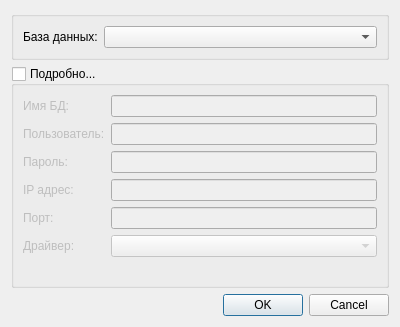
<?xml version="1.0" encoding="UTF-8"?>
<ui version="4.0">
 <class>OpenDBDialog</class>
 <widget class="QDialog" name="OpenDBDialog">
  <property name="windowModality">
   <enum>Qt::WindowModal</enum>
  </property>
  <property name="geometry">
   <rect>
    <x>0</x>
    <y>0</y>
    <width>400</width>
    <height>327</height>
   </rect>
  </property>
  <property name="sizePolicy">
   <sizepolicy hsizetype="Fixed" vsizetype="Fixed">
    <horstretch>0</horstretch>
    <verstretch>0</verstretch>
   </sizepolicy>
  </property>
  <property name="minimumSize">
   <size>
    <width>400</width>
    <height>327</height>
   </size>
  </property>
  <property name="maximumSize">
   <size>
    <width>400</width>
    <height>327</height>
   </size>
  </property>
  <property name="windowTitle">
   <string>Открыть БД</string>
  </property>
  <property name="modal">
   <bool>true</bool>
  </property>
  <layout class="QVBoxLayout" name="verticalLayout">
   <item>
    <widget class="QGroupBox" name="groupBoxSimple">
     <property name="sizePolicy">
      <sizepolicy hsizetype="Preferred" vsizetype="Fixed">
       <horstretch>0</horstretch>
       <verstretch>0</verstretch>
      </sizepolicy>
     </property>
     <property name="title">
      <string/>
     </property>
     <layout class="QFormLayout" name="formLayout">
      <item row="0" column="0">
       <widget class="QLabel" name="labelHost">
        <property name="text">
         <string>База данных:</string>
        </property>
       </widget>
      </item>
      <item row="0" column="1">
       <widget class="QComboBox" name="editHost"/>
      </item>
     </layout>
    </widget>
   </item>
   <item>
    <widget class="QGroupBox" name="groupBoxAdvanced">
     <property name="title">
      <string>Подробно...</string>
     </property>
     <property name="checkable">
      <bool>true</bool>
     </property>
     <property name="checked">
      <bool>false</bool>
     </property>
     <layout class="QFormLayout" name="formLayout_2">
      <item row="0" column="0">
       <widget class="QLabel" name="labelName">
        <property name="text">
         <string>Имя БД:</string>
        </property>
       </widget>
      </item>
      <item row="0" column="1">
       <widget class="QLineEdit" name="editName"/>
      </item>
      <item row="1" column="0">
       <widget class="QLabel" name="labelUser">
        <property name="text">
         <string>Пользователь:</string>
        </property>
       </widget>
      </item>
      <item row="1" column="1">
       <widget class="QLineEdit" name="editUser"/>
      </item>
      <item row="2" column="0">
       <widget class="QLabel" name="labelPassword">
        <property name="text">
         <string>Пароль:</string>
        </property>
       </widget>
      </item>
      <item row="2" column="1">
       <widget class="QLineEdit" name="editPassword"/>
      </item>
      <item row="4" column="0">
       <widget class="QLabel" name="labelPort">
        <property name="text">
         <string>Порт:</string>
        </property>
       </widget>
      </item>
      <item row="4" column="1">
       <widget class="QLineEdit" name="editPort"/>
      </item>
      <item row="3" column="1">
       <widget class="QLineEdit" name="editIP"/>
      </item>
      <item row="3" column="0">
       <widget class="QLabel" name="labelIP">
        <property name="text">
         <string>IP адрес:</string>
        </property>
       </widget>
      </item>
      <item row="5" column="0">
       <widget class="QLabel" name="labelDriver">
        <property name="text">
         <string>Драйвер:</string>
        </property>
       </widget>
      </item>
      <item row="5" column="1">
       <widget class="QComboBox" name="editDriver"/>
      </item>
     </layout>
    </widget>
   </item>
   <item>
    <widget class="QDialogButtonBox" name="buttonBox">
     <property name="locale">
      <locale language="Russian" country="Russia"/>
     </property>
     <property name="orientation">
      <enum>Qt::Horizontal</enum>
     </property>
     <property name="standardButtons">
      <set>QDialogButtonBox::Cancel|QDialogButtonBox::Ok</set>
     </property>
    </widget>
   </item>
  </layout>
 </widget>
 <resources/>
 <connections>
  <connection>
   <sender>buttonBox</sender>
   <signal>accepted()</signal>
   <receiver>OpenDBDialog</receiver>
   <slot>accept()</slot>
   <hints>
    <hint type="sourcelabel">
     <x>248</x>
     <y>254</y>
    </hint>
    <hint type="destinationlabel">
     <x>157</x>
     <y>274</y>
    </hint>
   </hints>
  </connection>
  <connection>
   <sender>buttonBox</sender>
   <signal>rejected()</signal>
   <receiver>OpenDBDialog</receiver>
   <slot>reject()</slot>
   <hints>
    <hint type="sourcelabel">
     <x>316</x>
     <y>260</y>
    </hint>
    <hint type="destinationlabel">
     <x>286</x>
     <y>274</y>
    </hint>
   </hints>
  </connection>
 </connections>
</ui>
